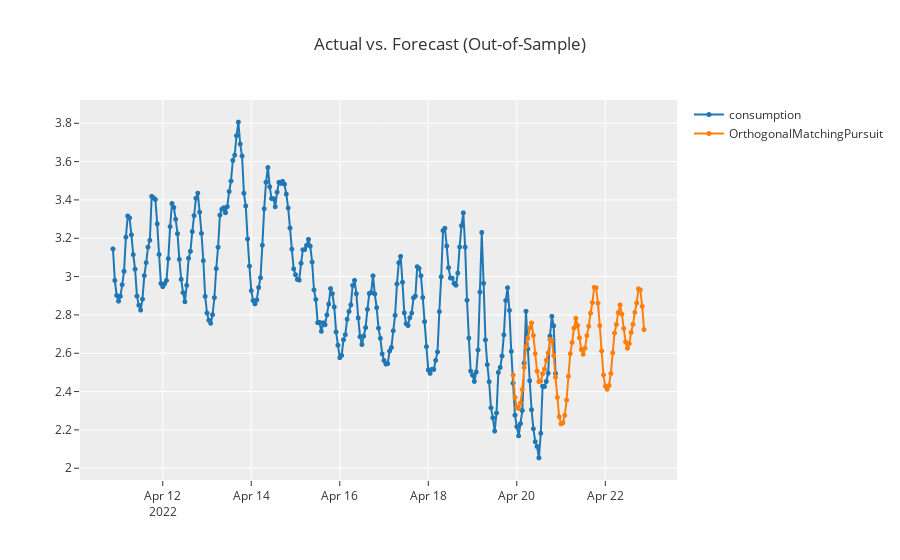

Notebook cell for this chart:
### Code cell
# Forecasting 72 hours into the future
plot_model(best, plot='forecast', data_kwargs={'fh': predict_hours})

### Figure 1 — Plotly figure (JSON) as saved in the notebook; plotly's stock layout.template omitted (floating-point values rounded to 4 significant figures; data arrays with more than 128 entries replaced by an {"elided": "..."} marker saying what was removed)
{"data": [{"line": {"color": "rgb(31, 119, 180)", "width": 2}, "marker": {"color": "rgb(31, 119, 180)", "size": 5}, "mode": "lines+markers", "name": "consumption", "type": "scattergl", "x": {"elided": "289 str values"}, "xaxis": "x", "y": {"elided": "289 float values"}, "yaxis": "y"}, {"line": {"color": "rgb(255, 127, 14)", "width": 2}, "marker": {"color": "rgb(255, 127, 14)", "size": 5}, "mode": "lines+markers", "name": "OrthogonalMatchingPursuit", "type": "scattergl", "x": {"elided": "289 str values"}, "xaxis": "x", "y": {"elided": "289 float values"}, "yaxis": "y"}], "layout": {"showlegend": true, "title": {"text": "Actual vs. Forecast (Out-of-Sample)"}, "xaxis": {"anchor": "y", "domain": [0, 1]}, "yaxis": {"anchor": "x", "domain": [0, 1]}}}
